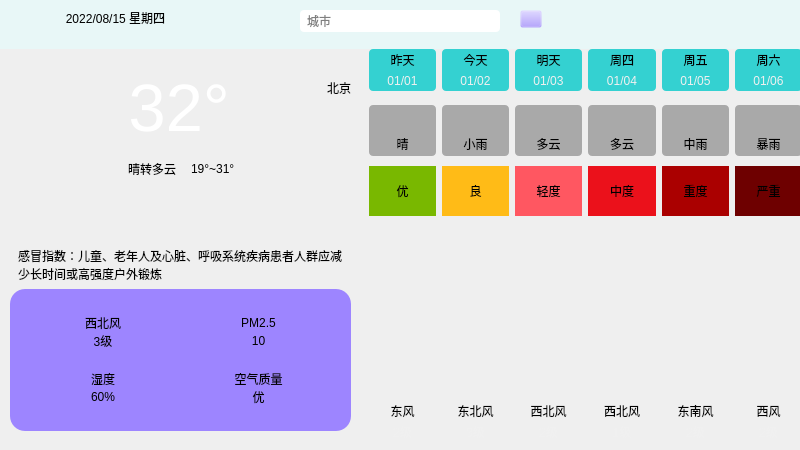
<?xml version="1.0" encoding="UTF-8"?>
<ui version="4.0">
 <class>MainWindow</class>
 <widget class="QMainWindow" name="MainWindow">
  <property name="geometry">
   <rect>
    <x>0</x>
    <y>0</y>
    <width>800</width>
    <height>450</height>
   </rect>
  </property>
  <property name="windowTitle">
   <string>MainWindow</string>
  </property>
  <widget class="QWidget" name="centralwidget">
   <widget class="QWidget" name="widget" native="true">
    <property name="geometry">
     <rect>
      <x>0</x>
      <y>0</y>
      <width>800</width>
      <height>500</height>
     </rect>
    </property>
    <property name="styleSheet">
     <string notr="true">background-color: rgba(224, 255, 255,0.5);

QLabel {
	font: 25 10pt &quot;微软雅黑&quot;;
	border-radius: 4px;
	background-color: rgba(60, 60, 60, 100);
	color: rgb(255, 255, 255);
}</string>
    </property>
    <widget class="QWidget" name="widget_3" native="true">
     <property name="geometry">
      <rect>
       <x>10</x>
       <y>70</y>
       <width>341</width>
       <height>121</height>
      </rect>
     </property>
     <property name="styleSheet">
      <string notr="true">background-color: rgba(157, 133, 255, 0);
border-radius: 15px</string>
     </property>
     <layout class="QHBoxLayout" name="horizontalLayout_3">
      <property name="spacing">
       <number>8</number>
      </property>
      <item>
       <widget class="QLabel" name="lblTypeIcon">
        <property name="minimumSize">
         <size>
          <width>110</width>
          <height>110</height>
         </size>
        </property>
        <property name="maximumSize">
         <size>
          <width>110</width>
          <height>110</height>
         </size>
        </property>
        <property name="styleSheet">
         <string notr="true">background-color: rgba(255, 255, 255, 0);</string>
        </property>
        <property name="text">
         <string/>
        </property>
        <property name="pixmap">
         <pixmap resource="main.qrc">:/res/type/DuoYun.png</pixmap>
        </property>
        <property name="scaledContents">
         <bool>true</bool>
        </property>
        <property name="alignment">
         <set>Qt::AlignCenter</set>
        </property>
       </widget>
      </item>
      <item>
       <layout class="QVBoxLayout" name="verticalLayout_2">
        <property name="spacing">
         <number>0</number>
        </property>
        <item>
         <layout class="QHBoxLayout" name="horizontalLayout_2">
          <item>
           <widget class="QLabel" name="lblTemp">
            <property name="font">
             <font>
              <family>Arial</family>
              <pointsize>50</pointsize>
              <italic>false</italic>
              <bold>false</bold>
             </font>
            </property>
            <property name="styleSheet">
             <string notr="true">color: rgb(255, 255, 255);
font: 50pt &quot;Arial&quot;;
background-color: rgba(0, 255, 255, 0);</string>
            </property>
            <property name="text">
             <string>32°</string>
            </property>
            <property name="scaledContents">
             <bool>true</bool>
            </property>
            <property name="alignment">
             <set>Qt::AlignCenter</set>
            </property>
           </widget>
          </item>
          <item>
           <spacer name="horizontalSpacer_2">
            <property name="orientation">
             <enum>Qt::Horizontal</enum>
            </property>
            <property name="sizeHint" stdset="0">
             <size>
              <width>40</width>
              <height>20</height>
             </size>
            </property>
           </spacer>
          </item>
          <item>
           <layout class="QVBoxLayout" name="verticalLayout">
            <property name="topMargin">
             <number>0</number>
            </property>
            <property name="bottomMargin">
             <number>40</number>
            </property>
            <item>
             <widget class="QLabel" name="lblCity">
              <property name="styleSheet">
               <string notr="true">font: 12pt &quot;Microsoft YaHei UI&quot;;
background-color: rgba(255, 255, 255,0);</string>
              </property>
              <property name="text">
               <string>北京</string>
              </property>
              <property name="alignment">
               <set>Qt::AlignRight|Qt::AlignTrailing|Qt::AlignVCenter</set>
              </property>
             </widget>
            </item>
           </layout>
          </item>
         </layout>
        </item>
        <item>
         <layout class="QHBoxLayout" name="horizontalLayout">
          <property name="spacing">
           <number>6</number>
          </property>
          <property name="sizeConstraint">
           <enum>QLayout::SetDefaultConstraint</enum>
          </property>
          <item>
           <widget class="QLabel" name="lblType">
            <property name="sizePolicy">
             <sizepolicy hsizetype="Preferred" vsizetype="Preferred">
              <horstretch>0</horstretch>
              <verstretch>0</verstretch>
             </sizepolicy>
            </property>
            <property name="styleSheet">
             <string notr="true">background-color: rgba(255, 255, 255,0);
font: 12pt &quot;微软雅黑&quot;;</string>
            </property>
            <property name="text">
             <string>晴转多云</string>
            </property>
            <property name="scaledContents">
             <bool>true</bool>
            </property>
            <property name="alignment">
             <set>Qt::AlignLeading|Qt::AlignLeft|Qt::AlignVCenter</set>
            </property>
           </widget>
          </item>
          <item>
           <widget class="Line" name="line">
            <property name="minimumSize">
             <size>
              <width>0</width>
              <height>15</height>
             </size>
            </property>
            <property name="maximumSize">
             <size>
              <width>16777215</width>
              <height>15</height>
             </size>
            </property>
            <property name="styleSheet">
             <string notr="true">color: rgb(255, 0, 0);</string>
            </property>
            <property name="orientation">
             <enum>Qt::Vertical</enum>
            </property>
           </widget>
          </item>
          <item>
           <widget class="QLabel" name="lblLowHigh">
            <property name="styleSheet">
             <string notr="true">background-color: rgba(255, 255, 255,0);
font: 12pt &quot;微软雅黑&quot;;</string>
            </property>
            <property name="text">
             <string>19°~31°</string>
            </property>
            <property name="alignment">
             <set>Qt::AlignLeading|Qt::AlignLeft|Qt::AlignVCenter</set>
            </property>
           </widget>
          </item>
          <item>
           <spacer name="horizontalSpacer">
            <property name="orientation">
             <enum>Qt::Horizontal</enum>
            </property>
            <property name="sizeHint" stdset="0">
             <size>
              <width>40</width>
              <height>20</height>
             </size>
            </property>
           </spacer>
          </item>
         </layout>
        </item>
       </layout>
      </item>
     </layout>
    </widget>
    <widget class="QWidget" name="widget_4" native="true">
     <property name="geometry">
      <rect>
       <x>0</x>
       <y>0</y>
       <width>801</width>
       <height>49</height>
      </rect>
     </property>
     <property name="styleSheet">
      <string notr="true">background-color: rgba(224, 255, 255,0.5);</string>
     </property>
     <widget class="QLabel" name="lblDate">
      <property name="geometry">
       <rect>
        <x>20</x>
        <y>10</y>
        <width>191</width>
        <height>16</height>
       </rect>
      </property>
      <property name="styleSheet">
       <string notr="true">
font: 14pt &quot;Microsoft YaHei UI&quot;;

background-color: rgba(255, 255, 255,0);</string>
      </property>
      <property name="text">
       <string>2022/08/15 星期四</string>
      </property>
      <property name="alignment">
       <set>Qt::AlignCenter</set>
      </property>
     </widget>
     <widget class="QPushButton" name="btnSearch">
      <property name="geometry">
       <rect>
        <x>520</x>
        <y>10</y>
        <width>22</width>
        <height>18</height>
       </rect>
      </property>
      <property name="styleSheet">
       <string notr="true">background-color: rgba(157, 133, 255,0);</string>
      </property>
      <property name="text">
       <string/>
      </property>
      <property name="icon">
       <iconset resource="main.qrc">
        <normaloff>:/res/search.png</normaloff>:/res/search.png</iconset>
      </property>
     </widget>
     <widget class="QLineEdit" name="leCity">
      <property name="geometry">
       <rect>
        <x>300</x>
        <y>10</y>
        <width>200</width>
        <height>22</height>
       </rect>
      </property>
      <property name="minimumSize">
       <size>
        <width>200</width>
        <height>0</height>
       </size>
      </property>
      <property name="maximumSize">
       <size>
        <width>200</width>
        <height>16777215</height>
       </size>
      </property>
      <property name="styleSheet">
       <string notr="true">font: 14pt &quot;Microsoft YaHei UI&quot;;
background-color: rgb(255, 255, 255);
border-radius: 4px;
padding: 1px 5px</string>
      </property>
      <property name="placeholderText">
       <string>城市</string>
      </property>
     </widget>
    </widget>
    <widget class="QWidget" name="widget_10" native="true">
     <property name="geometry">
      <rect>
       <x>10</x>
       <y>190</y>
       <width>341</width>
       <height>241</height>
      </rect>
     </property>
     <layout class="QVBoxLayout" name="verticalLayout_9">
      <item>
       <spacer name="verticalSpacer">
        <property name="orientation">
         <enum>Qt::Vertical</enum>
        </property>
        <property name="sizeHint" stdset="0">
         <size>
          <width>20</width>
          <height>10</height>
         </size>
        </property>
       </spacer>
      </item>
      <item>
       <widget class="QLabel" name="lblGanMao">
        <property name="styleSheet">
         <string notr="true">background-color: rgba(60, 60, 60, 0);
padding-left: 5px;
padding-right: 5px;</string>
        </property>
        <property name="text">
         <string>感冒指数：儿童、老年人及心脏、呼吸系统疾病患者人群应减少长时间或高强度户外锻炼</string>
        </property>
        <property name="wordWrap">
         <bool>true</bool>
        </property>
       </widget>
      </item>
      <item>
       <widget class="QWidget" name="widget_2" native="true">
        <property name="styleSheet">
         <string notr="true">background-color: rgb(157, 133, 255);
border-radius: 15px</string>
        </property>
        <layout class="QGridLayout" name="gridLayout">
         <property name="leftMargin">
          <number>40</number>
         </property>
         <property name="topMargin">
          <number>25</number>
         </property>
         <property name="rightMargin">
          <number>40</number>
         </property>
         <property name="bottomMargin">
          <number>25</number>
         </property>
         <property name="horizontalSpacing">
          <number>50</number>
         </property>
         <property name="verticalSpacing">
          <number>20</number>
         </property>
         <item row="0" column="0">
          <layout class="QHBoxLayout" name="horizontalLayout_12">
           <property name="spacing">
            <number>0</number>
           </property>
           <item>
            <layout class="QVBoxLayout" name="verticalLayout_6">
             <item>
              <widget class="QLabel" name="lblWindFx">
               <property name="styleSheet">
                <string notr="true">background-color: rgba(255, 255, 255,0);
font: 10pt &quot;微软雅黑&quot;;</string>
               </property>
               <property name="text">
                <string>西北风</string>
               </property>
               <property name="alignment">
                <set>Qt::AlignCenter</set>
               </property>
              </widget>
             </item>
             <item>
              <widget class="QLabel" name="lblWindFl">
               <property name="styleSheet">
                <string notr="true">background-color: rgba(255, 255, 255,0);
font: 10pt &quot;微软雅黑&quot;;</string>
               </property>
               <property name="text">
                <string>3级</string>
               </property>
               <property name="alignment">
                <set>Qt::AlignCenter</set>
               </property>
              </widget>
             </item>
            </layout>
           </item>
          </layout>
         </item>
         <item row="0" column="1">
          <layout class="QHBoxLayout" name="horizontalLayout_14">
           <property name="spacing">
            <number>0</number>
           </property>
           <item>
            <layout class="QVBoxLayout" name="verticalLayout_7">
             <item>
              <widget class="QLabel" name="lblPM25Title">
               <property name="styleSheet">
                <string notr="true">background-color: rgba(255, 255, 255,0);
font: 10pt &quot;微软雅黑&quot;;</string>
               </property>
               <property name="text">
                <string>PM2.5</string>
               </property>
               <property name="alignment">
                <set>Qt::AlignCenter</set>
               </property>
              </widget>
             </item>
             <item>
              <widget class="QLabel" name="lblPM25">
               <property name="styleSheet">
                <string notr="true">background-color: rgba(255, 255, 255,0);
font: 10pt &quot;微软雅黑&quot;;</string>
               </property>
               <property name="text">
                <string>10</string>
               </property>
               <property name="alignment">
                <set>Qt::AlignCenter</set>
               </property>
              </widget>
             </item>
            </layout>
           </item>
          </layout>
         </item>
         <item row="1" column="0">
          <layout class="QHBoxLayout" name="horizontalLayout_13">
           <property name="spacing">
            <number>0</number>
           </property>
           <item>
            <layout class="QVBoxLayout" name="verticalLayout_3">
             <item>
              <widget class="QLabel" name="lblShiDuTitle">
               <property name="styleSheet">
                <string notr="true">background-color: rgba(255, 255, 255,0);
font: 10pt &quot;微软雅黑&quot;;</string>
               </property>
               <property name="text">
                <string>湿度</string>
               </property>
               <property name="alignment">
                <set>Qt::AlignCenter</set>
               </property>
              </widget>
             </item>
             <item>
              <widget class="QLabel" name="lblShiDu">
               <property name="styleSheet">
                <string notr="true">background-color: rgba(255, 255, 255,0);
font: 10pt &quot;微软雅黑&quot;;</string>
               </property>
               <property name="text">
                <string>60%</string>
               </property>
               <property name="alignment">
                <set>Qt::AlignCenter</set>
               </property>
              </widget>
             </item>
            </layout>
           </item>
          </layout>
         </item>
         <item row="1" column="1">
          <layout class="QHBoxLayout" name="horizontalLayout_15">
           <property name="spacing">
            <number>0</number>
           </property>
           <item>
            <layout class="QVBoxLayout" name="verticalLayout_8">
             <item>
              <widget class="QLabel" name="lblQualityTitle">
               <property name="autoFillBackground">
                <bool>false</bool>
               </property>
               <property name="styleSheet">
                <string notr="true">background-color: rgba(255, 255, 255,0);
font: 10pt &quot;微软雅黑&quot;;</string>
               </property>
               <property name="text">
                <string>空气质量</string>
               </property>
               <property name="alignment">
                <set>Qt::AlignCenter</set>
               </property>
              </widget>
             </item>
             <item>
              <widget class="QLabel" name="lblQuality">
               <property name="autoFillBackground">
                <bool>false</bool>
               </property>
               <property name="styleSheet">
                <string notr="true">background-color: rgba(255, 255, 255,0);
font: 10pt &quot;微软雅黑&quot;;</string>
               </property>
               <property name="text">
                <string>优</string>
               </property>
               <property name="alignment">
                <set>Qt::AlignCenter</set>
               </property>
              </widget>
             </item>
            </layout>
           </item>
          </layout>
         </item>
        </layout>
       </widget>
      </item>
     </layout>
    </widget>
    <widget class="QWidget" name="widget_11" native="true">
     <property name="geometry">
      <rect>
       <x>360</x>
       <y>40</y>
       <width>451</width>
       <height>411</height>
      </rect>
     </property>
     <layout class="QVBoxLayout" name="verticalLayout_4">
      <property name="spacing">
       <number>0</number>
      </property>
      <item>
       <widget class="QWidget" name="widget_5" native="true">
        <property name="styleSheet">
         <string notr="true">QLabel {
	background-color: rgba(0, 200, 200, 200);
	border-radius: 4px;
}</string>
        </property>
        <layout class="QGridLayout" name="gridLayout_2">
         <property name="horizontalSpacing">
          <number>6</number>
         </property>
         <property name="verticalSpacing">
          <number>0</number>
         </property>
         <item row="0" column="0">
          <widget class="QLabel" name="lblWeek0">
           <property name="styleSheet">
            <string notr="true">border-bottom-left-radius: 0px;
border-bottom-right-radius: 0px;</string>
           </property>
           <property name="text">
            <string>昨天</string>
           </property>
           <property name="alignment">
            <set>Qt::AlignCenter</set>
           </property>
          </widget>
         </item>
         <item row="0" column="1">
          <widget class="QLabel" name="lblWeek1">
           <property name="styleSheet">
            <string notr="true">border-bottom-left-radius: 0px;
border-bottom-right-radius: 0px;</string>
           </property>
           <property name="text">
            <string>今天</string>
           </property>
           <property name="alignment">
            <set>Qt::AlignCenter</set>
           </property>
          </widget>
         </item>
         <item row="0" column="2">
          <widget class="QLabel" name="lblWeek2">
           <property name="styleSheet">
            <string notr="true">border-bottom-left-radius: 0px;
border-bottom-right-radius: 0px;</string>
           </property>
           <property name="text">
            <string>明天</string>
           </property>
           <property name="alignment">
            <set>Qt::AlignCenter</set>
           </property>
          </widget>
         </item>
         <item row="0" column="3">
          <widget class="QLabel" name="lblWeek3">
           <property name="styleSheet">
            <string notr="true">border-bottom-left-radius: 0px;
border-bottom-right-radius: 0px;</string>
           </property>
           <property name="text">
            <string>周四</string>
           </property>
           <property name="alignment">
            <set>Qt::AlignCenter</set>
           </property>
          </widget>
         </item>
         <item row="0" column="4">
          <widget class="QLabel" name="lblWeek4">
           <property name="styleSheet">
            <string notr="true">border-bottom-left-radius: 0px;
border-bottom-right-radius: 0px;</string>
           </property>
           <property name="text">
            <string>周五</string>
           </property>
           <property name="alignment">
            <set>Qt::AlignCenter</set>
           </property>
          </widget>
         </item>
         <item row="0" column="5">
          <widget class="QLabel" name="lblWeek5">
           <property name="styleSheet">
            <string notr="true">border-bottom-left-radius: 0px;
border-bottom-right-radius: 0px;</string>
           </property>
           <property name="text">
            <string>周六</string>
           </property>
           <property name="alignment">
            <set>Qt::AlignCenter</set>
           </property>
          </widget>
         </item>
         <item row="1" column="0">
          <widget class="QLabel" name="lblDate0">
           <property name="styleSheet">
            <string notr="true">border-top-left-radius: 0px;
border-top-right-radius: 0px;
color: rgb(240, 240, 240);</string>
           </property>
           <property name="text">
            <string>01/01</string>
           </property>
           <property name="alignment">
            <set>Qt::AlignCenter</set>
           </property>
          </widget>
         </item>
         <item row="1" column="1">
          <widget class="QLabel" name="lblDate1">
           <property name="styleSheet">
            <string notr="true">border-top-left-radius: 0px;
border-top-right-radius: 0px;
color: rgb(240, 240, 240);</string>
           </property>
           <property name="text">
            <string>01/02</string>
           </property>
           <property name="alignment">
            <set>Qt::AlignCenter</set>
           </property>
          </widget>
         </item>
         <item row="1" column="2">
          <widget class="QLabel" name="lblDate2">
           <property name="styleSheet">
            <string notr="true">border-top-left-radius: 0px;
border-top-right-radius: 0px;
color: rgb(240, 240, 240);</string>
           </property>
           <property name="text">
            <string>01/03</string>
           </property>
           <property name="alignment">
            <set>Qt::AlignCenter</set>
           </property>
          </widget>
         </item>
         <item row="1" column="3">
          <widget class="QLabel" name="lblDate3">
           <property name="styleSheet">
            <string notr="true">border-top-left-radius: 0px;
border-top-right-radius: 0px;
color: rgb(240, 240, 240);</string>
           </property>
           <property name="text">
            <string>01/04</string>
           </property>
           <property name="alignment">
            <set>Qt::AlignCenter</set>
           </property>
          </widget>
         </item>
         <item row="1" column="4">
          <widget class="QLabel" name="lblDate4">
           <property name="styleSheet">
            <string notr="true">border-top-left-radius: 0px;
border-top-right-radius: 0px;
color: rgb(240, 240, 240);</string>
           </property>
           <property name="text">
            <string>01/05</string>
           </property>
           <property name="alignment">
            <set>Qt::AlignCenter</set>
           </property>
          </widget>
         </item>
         <item row="1" column="5">
          <widget class="QLabel" name="lblDate5">
           <property name="styleSheet">
            <string notr="true">border-top-left-radius: 0px;
border-top-right-radius: 0px;
color: rgb(240, 240, 240);</string>
           </property>
           <property name="text">
            <string>01/06</string>
           </property>
           <property name="alignment">
            <set>Qt::AlignCenter</set>
           </property>
          </widget>
         </item>
        </layout>
       </widget>
      </item>
      <item>
       <widget class="QWidget" name="widget_6" native="true">
        <property name="styleSheet">
         <string notr="true">QLabel {
	background-color: rgba(60, 60, 60, 100);
	border-radius: 4px;
}</string>
        </property>
        <layout class="QGridLayout" name="gridLayout_3">
         <property name="topMargin">
          <number>5</number>
         </property>
         <property name="bottomMargin">
          <number>5</number>
         </property>
         <property name="verticalSpacing">
          <number>0</number>
         </property>
         <item row="0" column="3">
          <widget class="QLabel" name="lblTypeIcon3">
           <property name="styleSheet">
            <string notr="true">border-bottom-left-radius: 0px;
border-bottom-right-radius: 0px;</string>
           </property>
           <property name="text">
            <string/>
           </property>
           <property name="pixmap">
            <pixmap resource="main.qrc">:/res/type/DuoYun.png</pixmap>
           </property>
           <property name="alignment">
            <set>Qt::AlignCenter</set>
           </property>
          </widget>
         </item>
         <item row="0" column="0">
          <widget class="QLabel" name="lblTypeIcon0">
           <property name="minimumSize">
            <size>
             <width>0</width>
             <height>0</height>
            </size>
           </property>
           <property name="maximumSize">
            <size>
             <width>1000</width>
             <height>1000</height>
            </size>
           </property>
           <property name="styleSheet">
            <string notr="true">border-bottom-left-radius: 0px;
border-bottom-right-radius: 0px;</string>
           </property>
           <property name="text">
            <string/>
           </property>
           <property name="pixmap">
            <pixmap resource="main.qrc">:/res/type/Qing.png</pixmap>
           </property>
           <property name="alignment">
            <set>Qt::AlignCenter</set>
           </property>
          </widget>
         </item>
         <item row="0" column="2">
          <widget class="QLabel" name="lblTypeIcon2">
           <property name="styleSheet">
            <string notr="true">border-bottom-left-radius: 0px;
border-bottom-right-radius: 0px;</string>
           </property>
           <property name="text">
            <string/>
           </property>
           <property name="pixmap">
            <pixmap resource="main.qrc">:/res/type/DuoYun.png</pixmap>
           </property>
           <property name="alignment">
            <set>Qt::AlignCenter</set>
           </property>
          </widget>
         </item>
         <item row="1" column="0">
          <widget class="QLabel" name="lblType0">
           <property name="styleSheet">
            <string notr="true">border-top-left-radius: 0px;
border-top-right-radius: 0px;</string>
           </property>
           <property name="text">
            <string>晴</string>
           </property>
           <property name="alignment">
            <set>Qt::AlignCenter</set>
           </property>
          </widget>
         </item>
         <item row="1" column="3">
          <widget class="QLabel" name="lblType3">
           <property name="styleSheet">
            <string notr="true">border-top-left-radius: 0px;
border-top-right-radius: 0px;</string>
           </property>
           <property name="text">
            <string>多云</string>
           </property>
           <property name="alignment">
            <set>Qt::AlignCenter</set>
           </property>
          </widget>
         </item>
         <item row="0" column="5">
          <widget class="QLabel" name="lblTypeIcon5">
           <property name="styleSheet">
            <string notr="true">border-bottom-left-radius: 0px;
border-bottom-right-radius: 0px;</string>
           </property>
           <property name="text">
            <string/>
           </property>
           <property name="pixmap">
            <pixmap resource="main.qrc">:/res/type/BaoYu.png</pixmap>
           </property>
           <property name="alignment">
            <set>Qt::AlignCenter</set>
           </property>
          </widget>
         </item>
         <item row="1" column="5">
          <widget class="QLabel" name="lblType5">
           <property name="styleSheet">
            <string notr="true">border-top-left-radius: 0px;
border-top-right-radius: 0px;</string>
           </property>
           <property name="text">
            <string>暴雨</string>
           </property>
           <property name="alignment">
            <set>Qt::AlignCenter</set>
           </property>
          </widget>
         </item>
         <item row="1" column="4">
          <widget class="QLabel" name="lblType4">
           <property name="styleSheet">
            <string notr="true">border-top-left-radius: 0px;
border-top-right-radius: 0px;</string>
           </property>
           <property name="text">
            <string>中雨</string>
           </property>
           <property name="alignment">
            <set>Qt::AlignCenter</set>
           </property>
          </widget>
         </item>
         <item row="0" column="1">
          <widget class="QLabel" name="lblTypeIcon1">
           <property name="styleSheet">
            <string notr="true">border-bottom-left-radius: 0px;
border-bottom-right-radius: 0px;</string>
           </property>
           <property name="text">
            <string/>
           </property>
           <property name="pixmap">
            <pixmap resource="main.qrc">:/res/type/XiaoYu.png</pixmap>
           </property>
           <property name="alignment">
            <set>Qt::AlignCenter</set>
           </property>
          </widget>
         </item>
         <item row="1" column="2">
          <widget class="QLabel" name="lblType2">
           <property name="styleSheet">
            <string notr="true">border-top-left-radius: 0px;
border-top-right-radius: 0px;</string>
           </property>
           <property name="text">
            <string>多云</string>
           </property>
           <property name="alignment">
            <set>Qt::AlignCenter</set>
           </property>
          </widget>
         </item>
         <item row="0" column="4">
          <widget class="QLabel" name="lblTypeIcon4">
           <property name="styleSheet">
            <string notr="true">border-bottom-left-radius: 0px;
border-bottom-right-radius: 0px;</string>
           </property>
           <property name="text">
            <string/>
           </property>
           <property name="pixmap">
            <pixmap resource="main.qrc">:/res/type/ZhongYu.png</pixmap>
           </property>
           <property name="alignment">
            <set>Qt::AlignCenter</set>
           </property>
          </widget>
         </item>
         <item row="1" column="1">
          <widget class="QLabel" name="lblType1">
           <property name="styleSheet">
            <string notr="true">border-top-left-radius: 0px;
border-top-right-radius: 0px;</string>
           </property>
           <property name="text">
            <string>小雨</string>
           </property>
           <property name="alignment">
            <set>Qt::AlignCenter</set>
           </property>
          </widget>
         </item>
        </layout>
       </widget>
      </item>
      <item>
       <widget class="QWidget" name="widget_9" native="true">
        <layout class="QHBoxLayout" name="horizontalLayout_11">
         <property name="topMargin">
          <number>5</number>
         </property>
         <property name="bottomMargin">
          <number>5</number>
         </property>
         <item>
          <widget class="QLabel" name="lblQuality0">
           <property name="styleSheet">
            <string notr="true">background-color: rgb(121, 184, 0);
padding:8px;</string>
           </property>
           <property name="text">
            <string>优</string>
           </property>
           <property name="alignment">
            <set>Qt::AlignCenter</set>
           </property>
          </widget>
         </item>
         <item>
          <widget class="QLabel" name="lblQuality1">
           <property name="styleSheet">
            <string notr="true">background-color: rgb(255, 187, 23);</string>
           </property>
           <property name="text">
            <string>良</string>
           </property>
           <property name="alignment">
            <set>Qt::AlignCenter</set>
           </property>
          </widget>
         </item>
         <item>
          <widget class="QLabel" name="lblQuality2">
           <property name="styleSheet">
            <string notr="true">background-color: rgb(255, 87, 97);</string>
           </property>
           <property name="text">
            <string>轻度</string>
           </property>
           <property name="alignment">
            <set>Qt::AlignCenter</set>
           </property>
          </widget>
         </item>
         <item>
          <widget class="QLabel" name="lblQuality3">
           <property name="styleSheet">
            <string notr="true">background-color: rgb(235, 17, 27);</string>
           </property>
           <property name="text">
            <string>中度</string>
           </property>
           <property name="alignment">
            <set>Qt::AlignCenter</set>
           </property>
          </widget>
         </item>
         <item>
          <widget class="QLabel" name="lblQuality4">
           <property name="styleSheet">
            <string notr="true">background-color: rgb(170, 0, 0);</string>
           </property>
           <property name="text">
            <string>重度</string>
           </property>
           <property name="alignment">
            <set>Qt::AlignCenter</set>
           </property>
          </widget>
         </item>
         <item>
          <widget class="QLabel" name="lblQuality5">
           <property name="styleSheet">
            <string notr="true">background-color: rgb(110, 0, 0);</string>
           </property>
           <property name="text">
            <string>严重</string>
           </property>
           <property name="alignment">
            <set>Qt::AlignCenter</set>
           </property>
          </widget>
         </item>
        </layout>
       </widget>
      </item>
      <item>
       <widget class="QWidget" name="widget_7" native="true">
        <layout class="QVBoxLayout" name="verticalLayout_5">
         <property name="spacing">
          <number>0</number>
         </property>
         <property name="topMargin">
          <number>5</number>
         </property>
         <property name="bottomMargin">
          <number>5</number>
         </property>
         <item>
          <widget class="QLabel" name="lblHighCurve">
           <property name="minimumSize">
            <size>
             <width>0</width>
             <height>80</height>
            </size>
           </property>
           <property name="maximumSize">
            <size>
             <width>10000</width>
             <height>10000</height>
            </size>
           </property>
           <property name="styleSheet">
            <string notr="true">border-bottom-left-radius: 0px;
border-bottom-right-radius: 0px;</string>
           </property>
           <property name="text">
            <string/>
           </property>
           <property name="alignment">
            <set>Qt::AlignCenter</set>
           </property>
          </widget>
         </item>
         <item>
          <widget class="QLabel" name="lblLowCurve">
           <property name="minimumSize">
            <size>
             <width>0</width>
             <height>80</height>
            </size>
           </property>
           <property name="maximumSize">
            <size>
             <width>10000</width>
             <height>10000</height>
            </size>
           </property>
           <property name="styleSheet">
            <string notr="true">border-top-left-radius: 0px;
border-top-right-radius: 0px;</string>
           </property>
           <property name="text">
            <string/>
           </property>
           <property name="alignment">
            <set>Qt::AlignCenter</set>
           </property>
          </widget>
         </item>
        </layout>
       </widget>
      </item>
      <item>
       <widget class="QWidget" name="widget_8" native="true">
        <layout class="QGridLayout" name="gridLayout_4">
         <property name="verticalSpacing">
          <number>0</number>
         </property>
         <item row="0" column="0">
          <widget class="QLabel" name="lblFx0">
           <property name="styleSheet">
            <string notr="true">border-bottom-left-radius: 0px;
border-bottom-right-radius: 0px;</string>
           </property>
           <property name="text">
            <string>东风</string>
           </property>
           <property name="alignment">
            <set>Qt::AlignCenter</set>
           </property>
          </widget>
         </item>
         <item row="0" column="1">
          <widget class="QLabel" name="lblFx1">
           <property name="styleSheet">
            <string notr="true">border-bottom-left-radius: 0px;
border-bottom-right-radius: 0px;</string>
           </property>
           <property name="text">
            <string>东北风</string>
           </property>
           <property name="alignment">
            <set>Qt::AlignCenter</set>
           </property>
          </widget>
         </item>
         <item row="0" column="2">
          <widget class="QLabel" name="lblFx2">
           <property name="styleSheet">
            <string notr="true">border-bottom-left-radius: 0px;
border-bottom-right-radius: 0px;</string>
           </property>
           <property name="text">
            <string>西北风</string>
           </property>
           <property name="alignment">
            <set>Qt::AlignCenter</set>
           </property>
          </widget>
         </item>
         <item row="0" column="3">
          <widget class="QLabel" name="lblFx3">
           <property name="styleSheet">
            <string notr="true">border-bottom-left-radius: 0px;
border-bottom-right-radius: 0px;</string>
           </property>
           <property name="text">
            <string>西北风</string>
           </property>
           <property name="alignment">
            <set>Qt::AlignCenter</set>
           </property>
          </widget>
         </item>
         <item row="0" column="4">
          <widget class="QLabel" name="lblFx4">
           <property name="styleSheet">
            <string notr="true">border-bottom-left-radius: 0px;
border-bottom-right-radius: 0px;</string>
           </property>
           <property name="text">
            <string>东南风</string>
           </property>
           <property name="alignment">
            <set>Qt::AlignCenter</set>
           </property>
          </widget>
         </item>
         <item row="0" column="5">
          <widget class="QLabel" name="lblFx5">
           <property name="styleSheet">
            <string notr="true">border-bottom-left-radius: 0px;
border-bottom-right-radius: 0px;</string>
           </property>
           <property name="text">
            <string>西风</string>
           </property>
           <property name="alignment">
            <set>Qt::AlignCenter</set>
           </property>
          </widget>
         </item>
         <item row="1" column="0">
          <widget class="QLabel" name="lblFl0">
           <property name="styleSheet">
            <string notr="true">border-top-left-radius: 0px;
border-top-right-radius: 0px;
color: rgb(240, 240, 240);</string>
           </property>
           <property name="text">
            <string>2级</string>
           </property>
           <property name="alignment">
            <set>Qt::AlignCenter</set>
           </property>
          </widget>
         </item>
         <item row="1" column="1">
          <widget class="QLabel" name="lblFl1">
           <property name="styleSheet">
            <string notr="true">border-top-left-radius: 0px;
border-top-right-radius: 0px;
color: rgb(240, 240, 240);</string>
           </property>
           <property name="text">
            <string>3级</string>
           </property>
           <property name="alignment">
            <set>Qt::AlignCenter</set>
           </property>
          </widget>
         </item>
         <item row="1" column="2">
          <widget class="QLabel" name="lblFl2">
           <property name="styleSheet">
            <string notr="true">border-top-left-radius: 0px;
border-top-right-radius: 0px;
color: rgb(240, 240, 240);</string>
           </property>
           <property name="text">
            <string>2级</string>
           </property>
           <property name="alignment">
            <set>Qt::AlignCenter</set>
           </property>
          </widget>
         </item>
         <item row="1" column="3">
          <widget class="QLabel" name="lblFl3">
           <property name="styleSheet">
            <string notr="true">border-top-left-radius: 0px;
border-top-right-radius: 0px;
color: rgb(240, 240, 240);</string>
           </property>
           <property name="text">
            <string>1级</string>
           </property>
           <property name="alignment">
            <set>Qt::AlignCenter</set>
           </property>
          </widget>
         </item>
         <item row="1" column="4">
          <widget class="QLabel" name="lblFl4">
           <property name="styleSheet">
            <string notr="true">border-top-left-radius: 0px;
border-top-right-radius: 0px;
color: rgb(240, 240, 240);</string>
           </property>
           <property name="text">
            <string>2级</string>
           </property>
           <property name="alignment">
            <set>Qt::AlignCenter</set>
           </property>
          </widget>
         </item>
         <item row="1" column="5">
          <widget class="QLabel" name="lblFl5">
           <property name="styleSheet">
            <string notr="true">border-top-left-radius: 0px;
border-top-right-radius: 0px;
color: rgb(240, 240, 240);</string>
           </property>
           <property name="text">
            <string>2级</string>
           </property>
           <property name="alignment">
            <set>Qt::AlignCenter</set>
           </property>
          </widget>
         </item>
        </layout>
       </widget>
      </item>
     </layout>
    </widget>
   </widget>
  </widget>
 </widget>
 <resources>
  <include location="main.qrc"/>
 </resources>
 <connections/>
</ui>
